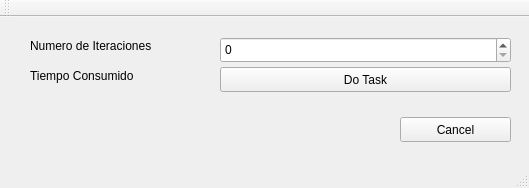
<?xml version="1.0" encoding="UTF-8"?>
<ui version="4.0">
 <class>TaskDialog</class>
 <widget class="QMainWindow" name="TaskDialog">
  <property name="geometry">
   <rect>
    <x>0</x>
    <y>0</y>
    <width>529</width>
    <height>188</height>
   </rect>
  </property>
  <property name="windowTitle">
   <string>TaskDialog</string>
  </property>
  <widget class="QWidget" name="centralwidget">
   <widget class="QLabel" name="lb_numeroIteraciones">
    <property name="geometry">
     <rect>
      <x>30</x>
      <y>20</y>
      <width>161</width>
      <height>17</height>
     </rect>
    </property>
    <property name="text">
     <string>Numero de Iteraciones</string>
    </property>
   </widget>
   <widget class="QLabel" name="lb_tiempoConsumido">
    <property name="geometry">
     <rect>
      <x>30</x>
      <y>50</y>
      <width>161</width>
      <height>17</height>
     </rect>
    </property>
    <property name="text">
     <string>Tiempo Consumido </string>
    </property>
   </widget>
   <widget class="QSpinBox" name="sb_numeroIteraciones_value">
    <property name="geometry">
     <rect>
      <x>220</x>
      <y>20</y>
      <width>291</width>
      <height>26</height>
     </rect>
    </property>
   </widget>
   <widget class="QPushButton" name="pb_doTask">
    <property name="geometry">
     <rect>
      <x>220</x>
      <y>50</y>
      <width>291</width>
      <height>25</height>
     </rect>
    </property>
    <property name="text">
     <string>Do Task</string>
    </property>
   </widget>
   <widget class="QPushButton" name="pb_cancelar">
    <property name="geometry">
     <rect>
      <x>400</x>
      <y>100</y>
      <width>111</width>
      <height>25</height>
     </rect>
    </property>
    <property name="text">
     <string>Cancel</string>
    </property>
   </widget>
  </widget>
  <widget class="QMenuBar" name="menubar">
   <property name="geometry">
    <rect>
     <x>0</x>
     <y>0</y>
     <width>529</width>
     <height>22</height>
    </rect>
   </property>
  </widget>
  <widget class="QStatusBar" name="statusbar"/>
  <widget class="QToolBar" name="toolBar">
   <property name="windowTitle">
    <string>toolBar</string>
   </property>
   <attribute name="toolBarArea">
    <enum>TopToolBarArea</enum>
   </attribute>
   <attribute name="toolBarBreak">
    <bool>false</bool>
   </attribute>
  </widget>
 </widget>
 <resources/>
 <connections/>
</ui>
